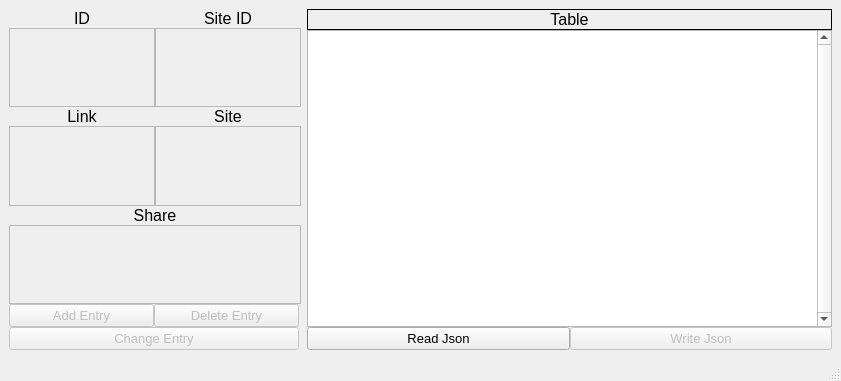
<?xml version="1.0" encoding="UTF-8"?>
<ui version="4.0">
 <class>MainWindow</class>
 <widget class="QMainWindow" name="MainWindow">
  <property name="windowModality">
   <enum>Qt::ApplicationModal</enum>
  </property>
  <property name="geometry">
   <rect>
    <x>0</x>
    <y>0</y>
    <width>841</width>
    <height>381</height>
   </rect>
  </property>
  <property name="tabletTracking">
   <bool>false</bool>
  </property>
  <property name="windowTitle">
   <string>Work with Files</string>
  </property>
  <property name="layoutDirection">
   <enum>Qt::LeftToRight</enum>
  </property>
  <property name="documentMode">
   <bool>false</bool>
  </property>
  <widget class="QWidget" name="centralwidget">
   <layout class="QGridLayout" name="gridLayout_9" columnstretch="0,1" columnminimumwidth="0,1">
    <property name="sizeConstraint">
     <enum>QLayout::SetDefaultConstraint</enum>
    </property>
    <item row="0" column="0">
     <layout class="QGridLayout" name="gridLayout_5" columnminimumwidth="0,0,0">
      <property name="sizeConstraint">
       <enum>QLayout::SetMinimumSize</enum>
      </property>
      <property name="spacing">
       <number>0</number>
      </property>
      <item row="2" column="0" colspan="2">
       <widget class="QLabel" name="labelLink">
        <property name="sizePolicy">
         <sizepolicy hsizetype="Minimum" vsizetype="Preferred">
          <horstretch>0</horstretch>
          <verstretch>0</verstretch>
         </sizepolicy>
        </property>
        <property name="minimumSize">
         <size>
          <width>145</width>
          <height>0</height>
         </size>
        </property>
        <property name="maximumSize">
         <size>
          <width>146</width>
          <height>16777215</height>
         </size>
        </property>
        <property name="font">
         <font>
          <pointsize>12</pointsize>
         </font>
        </property>
        <property name="text">
         <string>Link</string>
        </property>
        <property name="alignment">
         <set>Qt::AlignCenter</set>
        </property>
       </widget>
      </item>
      <item row="2" column="2">
       <widget class="QLabel" name="labelSite">
        <property name="sizePolicy">
         <sizepolicy hsizetype="Minimum" vsizetype="Preferred">
          <horstretch>0</horstretch>
          <verstretch>0</verstretch>
         </sizepolicy>
        </property>
        <property name="minimumSize">
         <size>
          <width>145</width>
          <height>0</height>
         </size>
        </property>
        <property name="maximumSize">
         <size>
          <width>146</width>
          <height>16777215</height>
         </size>
        </property>
        <property name="font">
         <font>
          <pointsize>12</pointsize>
         </font>
        </property>
        <property name="text">
         <string>Site</string>
        </property>
        <property name="alignment">
         <set>Qt::AlignCenter</set>
        </property>
       </widget>
      </item>
      <item row="5" column="0" colspan="3">
       <widget class="QTextEdit" name="textShare">
        <property name="enabled">
         <bool>false</bool>
        </property>
        <property name="sizePolicy">
         <sizepolicy hsizetype="Minimum" vsizetype="Expanding">
          <horstretch>0</horstretch>
          <verstretch>0</verstretch>
         </sizepolicy>
        </property>
        <property name="minimumSize">
         <size>
          <width>145</width>
          <height>0</height>
         </size>
        </property>
        <property name="maximumSize">
         <size>
          <width>292</width>
          <height>16777215</height>
         </size>
        </property>
        <property name="font">
         <font>
          <pointsize>11</pointsize>
         </font>
        </property>
       </widget>
      </item>
      <item row="6" column="0" colspan="3">
       <layout class="QGridLayout" name="gridLayout_6" columnstretch="0,0" columnminimumwidth="0,0">
        <property name="sizeConstraint">
         <enum>QLayout::SetMinimumSize</enum>
        </property>
        <property name="spacing">
         <number>0</number>
        </property>
        <item row="0" column="0">
         <widget class="QPushButton" name="addEntry">
          <property name="enabled">
           <bool>false</bool>
          </property>
          <property name="sizePolicy">
           <sizepolicy hsizetype="Minimum" vsizetype="Fixed">
            <horstretch>0</horstretch>
            <verstretch>0</verstretch>
           </sizepolicy>
          </property>
          <property name="minimumSize">
           <size>
            <width>145</width>
            <height>0</height>
           </size>
          </property>
          <property name="maximumSize">
           <size>
            <width>145</width>
            <height>16777215</height>
           </size>
          </property>
          <property name="font">
           <font>
            <pointsize>10</pointsize>
           </font>
          </property>
          <property name="text">
           <string>Add Entry</string>
          </property>
         </widget>
        </item>
        <item row="1" column="0" colspan="2">
         <widget class="QPushButton" name="changeEntry">
          <property name="enabled">
           <bool>false</bool>
          </property>
          <property name="sizePolicy">
           <sizepolicy hsizetype="Minimum" vsizetype="Fixed">
            <horstretch>0</horstretch>
            <verstretch>0</verstretch>
           </sizepolicy>
          </property>
          <property name="minimumSize">
           <size>
            <width>145</width>
            <height>0</height>
           </size>
          </property>
          <property name="maximumSize">
           <size>
            <width>290</width>
            <height>16777215</height>
           </size>
          </property>
          <property name="font">
           <font>
            <pointsize>10</pointsize>
           </font>
          </property>
          <property name="text">
           <string>Change Entry</string>
          </property>
         </widget>
        </item>
        <item row="0" column="1">
         <widget class="QPushButton" name="deleteEntry">
          <property name="enabled">
           <bool>false</bool>
          </property>
          <property name="sizePolicy">
           <sizepolicy hsizetype="Minimum" vsizetype="Fixed">
            <horstretch>0</horstretch>
            <verstretch>0</verstretch>
           </sizepolicy>
          </property>
          <property name="minimumSize">
           <size>
            <width>145</width>
            <height>0</height>
           </size>
          </property>
          <property name="maximumSize">
           <size>
            <width>145</width>
            <height>16777215</height>
           </size>
          </property>
          <property name="font">
           <font>
            <pointsize>10</pointsize>
           </font>
          </property>
          <property name="text">
           <string>Delete Entry</string>
          </property>
         </widget>
        </item>
       </layout>
      </item>
      <item row="4" column="0" colspan="3">
       <widget class="QLabel" name="labelShare">
        <property name="sizePolicy">
         <sizepolicy hsizetype="Minimum" vsizetype="Preferred">
          <horstretch>0</horstretch>
          <verstretch>0</verstretch>
         </sizepolicy>
        </property>
        <property name="minimumSize">
         <size>
          <width>145</width>
          <height>0</height>
         </size>
        </property>
        <property name="maximumSize">
         <size>
          <width>292</width>
          <height>16777215</height>
         </size>
        </property>
        <property name="font">
         <font>
          <pointsize>12</pointsize>
         </font>
        </property>
        <property name="text">
         <string>Share</string>
        </property>
        <property name="alignment">
         <set>Qt::AlignCenter</set>
        </property>
       </widget>
      </item>
      <item row="3" column="2">
       <widget class="QTextEdit" name="textSite">
        <property name="enabled">
         <bool>false</bool>
        </property>
        <property name="sizePolicy">
         <sizepolicy hsizetype="Minimum" vsizetype="Expanding">
          <horstretch>0</horstretch>
          <verstretch>0</verstretch>
         </sizepolicy>
        </property>
        <property name="minimumSize">
         <size>
          <width>145</width>
          <height>0</height>
         </size>
        </property>
        <property name="maximumSize">
         <size>
          <width>146</width>
          <height>16777215</height>
         </size>
        </property>
        <property name="font">
         <font>
          <pointsize>11</pointsize>
         </font>
        </property>
       </widget>
      </item>
      <item row="0" column="0" colspan="2">
       <widget class="QLabel" name="labelId">
        <property name="sizePolicy">
         <sizepolicy hsizetype="Minimum" vsizetype="Preferred">
          <horstretch>0</horstretch>
          <verstretch>0</verstretch>
         </sizepolicy>
        </property>
        <property name="minimumSize">
         <size>
          <width>145</width>
          <height>0</height>
         </size>
        </property>
        <property name="maximumSize">
         <size>
          <width>146</width>
          <height>16777215</height>
         </size>
        </property>
        <property name="font">
         <font>
          <pointsize>12</pointsize>
         </font>
        </property>
        <property name="text">
         <string>ID</string>
        </property>
        <property name="alignment">
         <set>Qt::AlignCenter</set>
        </property>
        <property name="wordWrap">
         <bool>false</bool>
        </property>
       </widget>
      </item>
      <item row="0" column="2">
       <widget class="QLabel" name="labelSiteId">
        <property name="sizePolicy">
         <sizepolicy hsizetype="Minimum" vsizetype="Preferred">
          <horstretch>0</horstretch>
          <verstretch>0</verstretch>
         </sizepolicy>
        </property>
        <property name="minimumSize">
         <size>
          <width>145</width>
          <height>0</height>
         </size>
        </property>
        <property name="maximumSize">
         <size>
          <width>146</width>
          <height>16777215</height>
         </size>
        </property>
        <property name="font">
         <font>
          <pointsize>12</pointsize>
         </font>
        </property>
        <property name="text">
         <string>Site ID</string>
        </property>
        <property name="alignment">
         <set>Qt::AlignCenter</set>
        </property>
       </widget>
      </item>
      <item row="3" column="0" colspan="2">
       <widget class="QTextEdit" name="textLink">
        <property name="enabled">
         <bool>false</bool>
        </property>
        <property name="sizePolicy">
         <sizepolicy hsizetype="Minimum" vsizetype="Expanding">
          <horstretch>0</horstretch>
          <verstretch>0</verstretch>
         </sizepolicy>
        </property>
        <property name="minimumSize">
         <size>
          <width>145</width>
          <height>0</height>
         </size>
        </property>
        <property name="maximumSize">
         <size>
          <width>146</width>
          <height>16777215</height>
         </size>
        </property>
        <property name="font">
         <font>
          <pointsize>11</pointsize>
         </font>
        </property>
       </widget>
      </item>
      <item row="1" column="1">
       <widget class="QTextEdit" name="textId">
        <property name="enabled">
         <bool>false</bool>
        </property>
        <property name="sizePolicy">
         <sizepolicy hsizetype="Minimum" vsizetype="Expanding">
          <horstretch>0</horstretch>
          <verstretch>0</verstretch>
         </sizepolicy>
        </property>
        <property name="minimumSize">
         <size>
          <width>145</width>
          <height>0</height>
         </size>
        </property>
        <property name="maximumSize">
         <size>
          <width>146</width>
          <height>16777215</height>
         </size>
        </property>
        <property name="font">
         <font>
          <pointsize>11</pointsize>
         </font>
        </property>
       </widget>
      </item>
      <item row="1" column="2">
       <widget class="QTextEdit" name="textSiteId">
        <property name="enabled">
         <bool>false</bool>
        </property>
        <property name="sizePolicy">
         <sizepolicy hsizetype="Minimum" vsizetype="Expanding">
          <horstretch>0</horstretch>
          <verstretch>0</verstretch>
         </sizepolicy>
        </property>
        <property name="minimumSize">
         <size>
          <width>145</width>
          <height>0</height>
         </size>
        </property>
        <property name="maximumSize">
         <size>
          <width>146</width>
          <height>16777215</height>
         </size>
        </property>
        <property name="font">
         <font>
          <pointsize>11</pointsize>
         </font>
        </property>
       </widget>
      </item>
     </layout>
    </item>
    <item row="0" column="1">
     <layout class="QGridLayout" name="gridLayout_8">
      <property name="spacing">
       <number>0</number>
      </property>
      <item row="0" column="0">
       <widget class="QLabel" name="labelTable">
        <property name="sizePolicy">
         <sizepolicy hsizetype="Expanding" vsizetype="Preferred">
          <horstretch>0</horstretch>
          <verstretch>0</verstretch>
         </sizepolicy>
        </property>
        <property name="font">
         <font>
          <pointsize>12</pointsize>
         </font>
        </property>
        <property name="frameShape">
         <enum>QFrame::Box</enum>
        </property>
        <property name="text">
         <string>Table</string>
        </property>
        <property name="alignment">
         <set>Qt::AlignCenter</set>
        </property>
       </widget>
      </item>
      <item row="2" column="0">
       <layout class="QGridLayout" name="gridLayout_7">
        <property name="spacing">
         <number>0</number>
        </property>
        <item row="0" column="1">
         <widget class="QPushButton" name="writeJson">
          <property name="enabled">
           <bool>false</bool>
          </property>
          <property name="sizePolicy">
           <sizepolicy hsizetype="Expanding" vsizetype="Fixed">
            <horstretch>0</horstretch>
            <verstretch>0</verstretch>
           </sizepolicy>
          </property>
          <property name="font">
           <font>
            <pointsize>10</pointsize>
           </font>
          </property>
          <property name="text">
           <string>Write Json</string>
          </property>
         </widget>
        </item>
        <item row="0" column="0">
         <widget class="QPushButton" name="readJson">
          <property name="sizePolicy">
           <sizepolicy hsizetype="Expanding" vsizetype="Fixed">
            <horstretch>0</horstretch>
            <verstretch>0</verstretch>
           </sizepolicy>
          </property>
          <property name="font">
           <font>
            <pointsize>10</pointsize>
           </font>
          </property>
          <property name="text">
           <string>Read Json</string>
          </property>
         </widget>
        </item>
       </layout>
      </item>
      <item row="1" column="0">
       <widget class="QTableView" name="tableView">
        <property name="sizePolicy">
         <sizepolicy hsizetype="Expanding" vsizetype="Expanding">
          <horstretch>0</horstretch>
          <verstretch>0</verstretch>
         </sizepolicy>
        </property>
        <property name="font">
         <font>
          <pointsize>10</pointsize>
         </font>
        </property>
        <property name="lineWidth">
         <number>1</number>
        </property>
        <property name="verticalScrollBarPolicy">
         <enum>Qt::ScrollBarAlwaysOn</enum>
        </property>
        <property name="horizontalScrollBarPolicy">
         <enum>Qt::ScrollBarAsNeeded</enum>
        </property>
        <property name="sizeAdjustPolicy">
         <enum>QAbstractScrollArea::AdjustIgnored</enum>
        </property>
        <property name="autoScrollMargin">
         <number>16</number>
        </property>
        <property name="editTriggers">
         <set>QAbstractItemView::AnyKeyPressed|QAbstractItemView::DoubleClicked|QAbstractItemView::EditKeyPressed</set>
        </property>
        <property name="defaultDropAction">
         <enum>Qt::IgnoreAction</enum>
        </property>
        <property name="selectionMode">
         <enum>QAbstractItemView::ExtendedSelection</enum>
        </property>
        <property name="selectionBehavior">
         <enum>QAbstractItemView::SelectItems</enum>
        </property>
        <property name="textElideMode">
         <enum>Qt::ElideRight</enum>
        </property>
        <property name="verticalScrollMode">
         <enum>QAbstractItemView::ScrollPerItem</enum>
        </property>
        <property name="horizontalScrollMode">
         <enum>QAbstractItemView::ScrollPerItem</enum>
        </property>
        <property name="showGrid">
         <bool>true</bool>
        </property>
        <attribute name="verticalHeaderVisible">
         <bool>false</bool>
        </attribute>
       </widget>
      </item>
     </layout>
    </item>
   </layout>
  </widget>
  <widget class="QMenuBar" name="menubar">
   <property name="geometry">
    <rect>
     <x>0</x>
     <y>0</y>
     <width>841</width>
     <height>21</height>
    </rect>
   </property>
  </widget>
  <widget class="QStatusBar" name="statusbar"/>
 </widget>
 <resources/>
 <connections/>
</ui>
